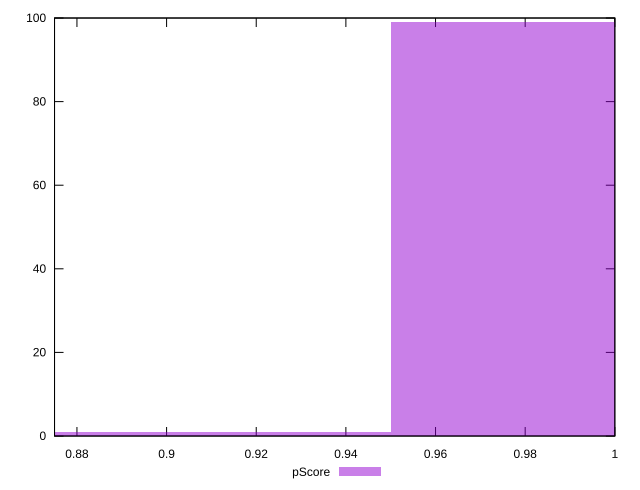

This chart was generated by the following gnuplot code:
reset

$pScore <<EOF
1 99
0.9 1
EOF

set key outside below
set boxwidth 0.1
set xrange [0.875:1]
set yrange [0:100]
set trange [0:100]
set style fill transparent solid 0.5 noborder
set terminal svg size 640, 490 enhanced background rgb 'white'
set output "report_00015_2021-02-09T16-11-33.973Z/unminified-css/samples/pages+cached+noadtech+nomedia/pScore/histogram.svg"

plot $pScore title "pScore" with boxes

reset
